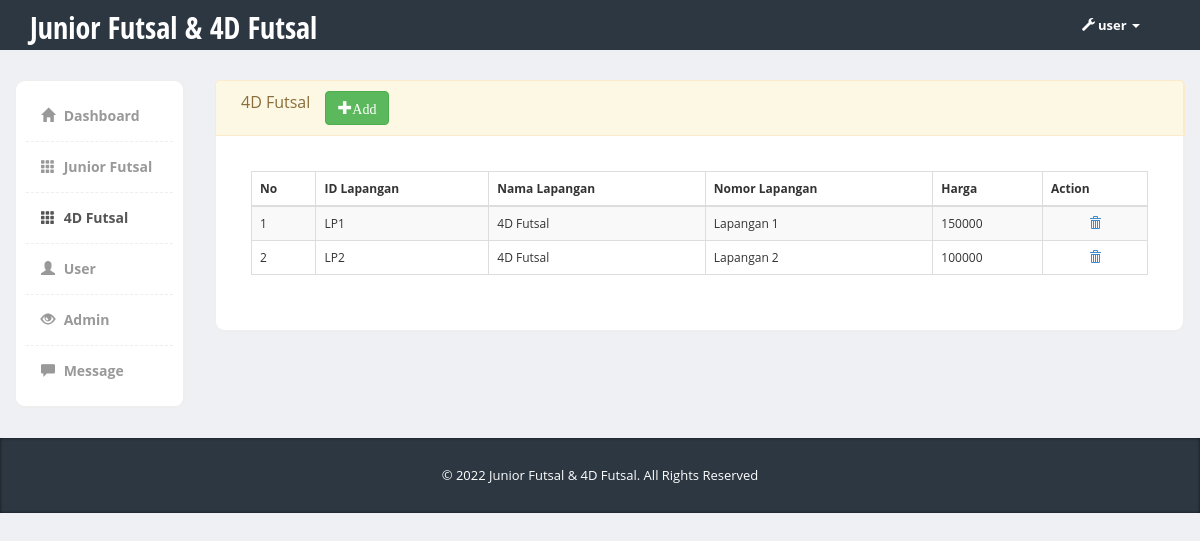
The app's page /admin/4d.php (signed in) with its own data.
### tables this page shows
CREATE TABLE `lap_4d` (
  `no` int(8) NOT NULL,
  `id_lap` varchar(10) NOT NULL,
  `nama_lap` varchar(20) NOT NULL,
  `no_lap` varchar(20) NOT NULL,
  `harga` varchar(20) NOT NULL
);

### admin/4d.php (the view, shortened to what this page needs)
<!DOCTYPE html>
<html>
  <head>
    <link href="bootstrap/css/bootstrap.min.css" rel="stylesheet">
    <link href="css/styles.css" rel="stylesheet">
  </head>
  <body>
  	<div class="header">
	     <div class="container">
	        <div class="row">
	           <div class="col-md-5">
	              <div class="logo">
	                 <h1><a href="#">Junior Futsal & 4D Futsal</a></h1>
	              </div>
	           </div>
	           <div class="col-md-2">
	              <div class="navbar navbar-inverse" role="banner">
	                  <nav class="collapse navbar-collapse bs-navbar-collapse navbar-right" role="navigation">
	                    <ul class="nav navbar-nav">
	                    <li class="dropdown">
	                        <a href="#" class="dropdown-toggle" data-toggle="dropdown"><i class="glyphicon glyphicon-wrench"></i><?php echo $_SESSION['username'] ?> <b class="caret"></b></a>
	                      </li>
	                    </ul>
	                  </nav>
	              </div>
	           </div>
	        </div>
	     </div>
	</div>
    <div class="page-content">
    	<div class="row">
		  <div class="col-md-2">
		  	<div class="sidebar content-box" style="display: block;">
                <ul class="nav">
                    <li><a href="beranda.php"><i class="glyphicon glyphicon-home"></i> Dashboard</a></li>
					<li><a href="junior.php"><i class="glyphicon glyphicon-th"></i> Junior Futsal</a></li>
					<li class="current"><a href="4d.php"><i class="glyphicon glyphicon-th"></i> 4D Futsal</a></li>
                    <li><a href="user.php"><i class="glyphicon glyphicon-user"></i> User</a></li>
                    <li><a href="admin.php"><i class="glyphicon glyphicon-eye-open"></i> Admin</a></li>
                    <li><a href="message.php"><i class="glyphicon glyphicon-comment"></i> Message</a></li>
                </ul>
             </div>
		  </div>
		  <div class="col-md-10">
		  	<div class="row">
		  		<div class="col-md-12 panel-warning">
		  			<div class="content-box-header panel-heading">
	  					<div class="panel-title ">4D Futsal</div>
	  					<a href="input4d.php"><button class="btn btn-success"><i class="glyphicon glyphicon-plus">Add</i></button></a>
		  			</div>
		  			<div class="content-box-large box-with-header">
			  		<div class="panel-body">
  					<table cellpadding="0" cellspacing="0" border="0" class="table table-striped table-bordered" id="example">
						<thead>
							<tr>
								<th>No</th>
								<th>ID Lapangan</th>
								<th>Nama Lapangan</th>
								<th>Nomor Lapangan</th>
								<th>Harga</th>
								<th>Action</th>
							</tr>
						</thead>
						<tbody>
						<?php
			            $query = mysql_query ("SELECT * FROM lap_4d");
			            $no=1;
			            while ($var=mysql_fetch_array($query)) {
			            ?>
			            <tr>
			              <td><?php echo $no ?></td>
			              <td><?php echo $var ['id_lap']; ?></td>
			              <td><?php echo $var ['nama_lap']; ?></td>
			              <td><?php echo $var ['no_lap']; ?></td>
			              <td><?php echo $var ['harga']; ?></td>
			              <td align="center"><?php echo "<a class='glyphicon glyphicon-trash' title='Hapus' href='delete4d.php?no=$var[no]'></a>"; ?></td>
			            </tr>
			            <?php
			            $no++;
			          	}
			          	?>
						</tbody>
					</table>
  				</div>
					</div>
		  		</div>
		  	</div>
		  </div>
		</div>
    </div>
    <footer>
         <div class="container">
            <div class="copy text-center">
               © <?php echo date("Y"); ?> Junior Futsal & 4D Futsal. All Rights Reserved
            </div>
         </div>
      </footer>
      <link href="vendors/datatables/dataTables.bootstrap.css" rel="stylesheet" media="screen">
  </body>
</html>

### admin/css/styles.css (style rules this page uses)
body { font-family: 'Open Sans', sans-serif; background-color: #f7f7f7; position: relative; margin: 0px; font-size: 12px; padding: 0px; }
.page-content > .row { margin-left: 0px !important; margin-right: 0px !important; margin-top: 30px; }
footer { background-color:#2c3742; box-shadow:inset 0px 0px 3px #111; color:#fff; font-size:14px; line-height:25px; padding:10px 0px 10px 0px; bottom: 0px; }
footer .copy { font-size:13px; margin:15px 0px; }
.header { height:50px; background-color: #2c3742; }
.header .logo h1 { font-size:30px; margin:0px; padding:10px 0px; }
.header .logo h1 a { color:#fff; font-family: 'Open Sans Condensed', sans-serif; }
.header .navbar * { box-shadow:none !important; }
.header .navbar { background:none !important; border:0px !important; }
.header .navbar i { margin-right:3px; }
.header .navbar .nav > li > a { color:#fff !important; font-size:13px !important; border-bottom:0px !important; margin-top:0px !important; font-weight:bold; }
.header .navbar-collapse { border:0px !important; }
.header .navbar-nav .caret { border-top-color:#fff !important; border-bottom-color:#fff !important; }
.content-box, .content-box-large { margin-bottom:30px; background:#fff; border-radius:10px; padding:10px; border-left:1px solid #eee; border-top:1px solid #eee; border-right:2px solid #eee; border-bottom:2px solid #eee; }
.content-box-large { padding: 20px; }
.box-with-header { border-top: none; border-top-left-radius:0px; border-top-right-radius:0px; }
.content-box-header { min-height: 40px; font-size: 16px; background:#f5f5f5; border-top-left-radius:5px; border-top-right-radius:5px; padding:10px; border-left:1px solid #eee; border-top:1px solid #eee; border-right:2px solid #eee; }
.content-box-header:after { clear:both; }
.sidebar ul.nav, .sidebar ul.nav ul { list-style: none; padding: 0px; margin: 0px; }
.sidebar .nav > li { margin: 0; border-bottom:1px dashed #eee; }
.sidebar .nav > li:last-child { border-bottom:0px; }
.sidebar .nav > li > a { font-size: 14px; line-height: 20px; padding: 15px 15px; color: #999; display: block; font-weight:bold; background:none; text-decoration: none; border-top:0px; font-weight:bold; }
.sidebar .nav > li > a > i { margin-right:5px; }
.sidebar .nav li a:hover, .sidebar .nav li.current > a { background: #fff; color: #555; border-bottom:0px; }
body { background-color: #eff0f3; }
.panel-heading>.panel-title, .content-box-header .panel-title { float: left; padding: 10px 15px; padding-top: 0px; }
.panel-body { clear:both; }

### records on screen
lap_4d: id_lap "LP1", nama_lap "4D Futsal", no_lap "Lapangan 1", harga "150000"
lap_4d: id_lap "LP2", nama_lap "4D Futsal", no_lap "Lapangan 2", harga "100000"

### other values on screen
$_SESSION['username'] "user"
